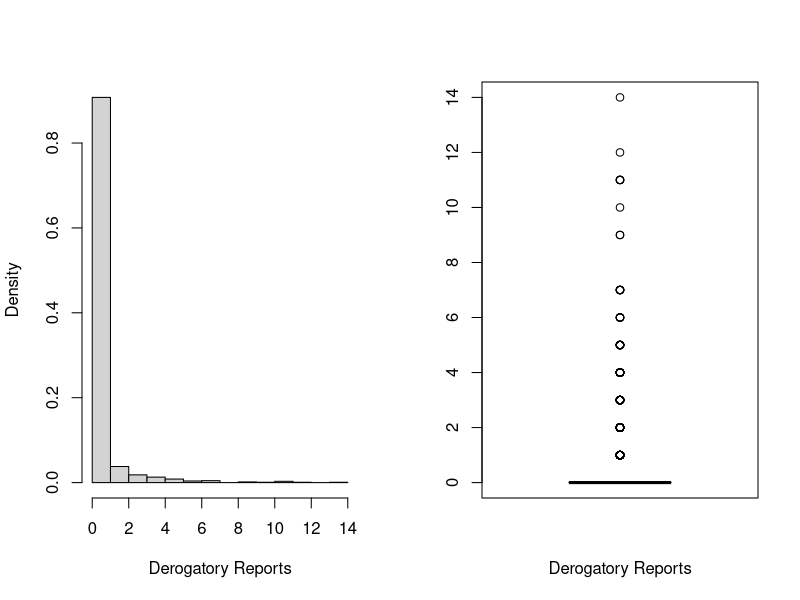
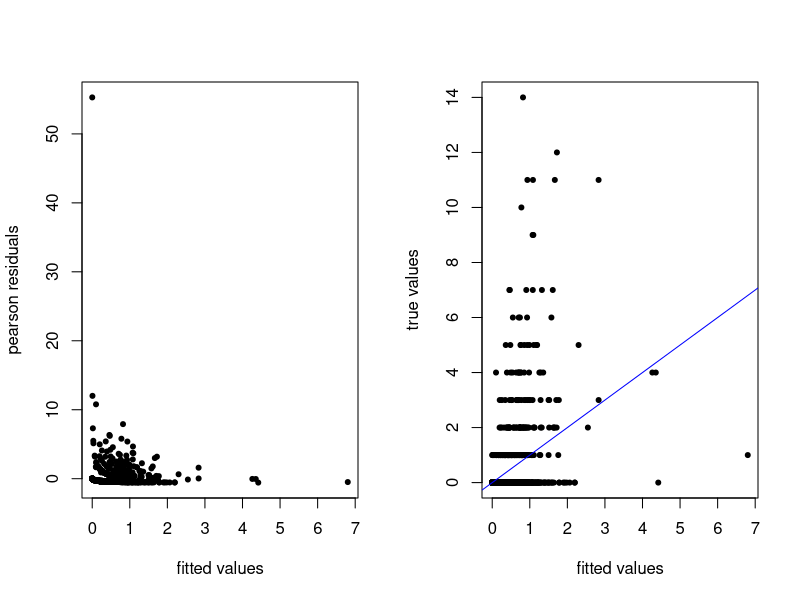
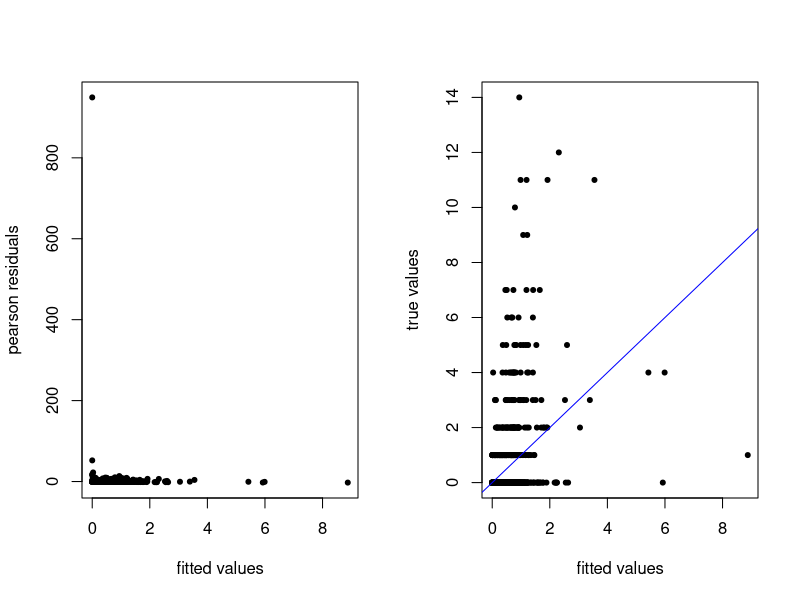
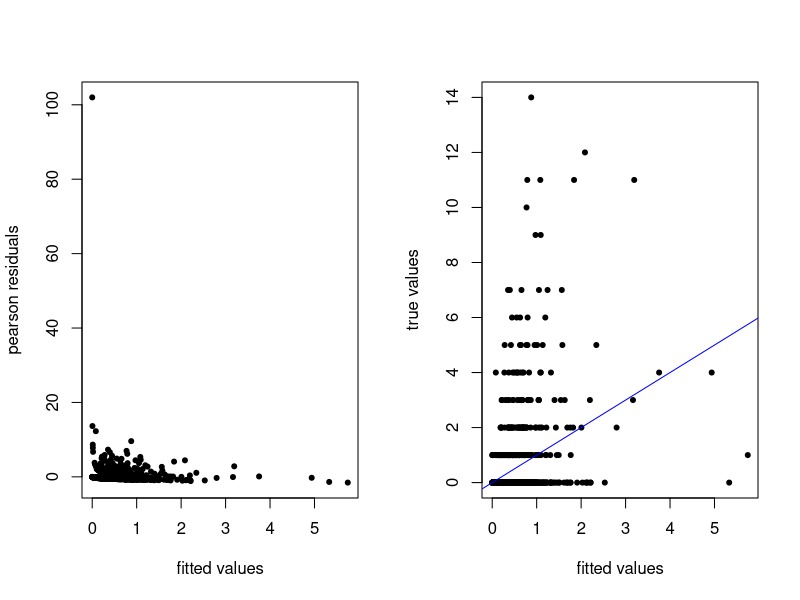

Generate these figures, in order, with R:
## ---- chunk 1
knitr::opts_chunk$set(echo = TRUE)
library(MASS)
library(tidyverse)
library(pscl)
data = read.csv('derogatory.csv')
## ---- chunk 2
cap1 = 'Histogram and Boxplot of Derogatory Credit Reports'
par(mfrow=c(1,2))
hist(data$reports, freq=FALSE, main='', xlab='Derogatory Reports')
boxplot(data$reports, xlab='Derogatory Reports')
## ---- chunk 3
minor_data = data %>% 
  select(-card) %>%
  mutate(
    reports = as.integer(reports),
    owner = ifelse(data['owner']=='yes', 1, 0),
    selfemp = ifelse(data['selfemp']=='yes', 1, 0),
    majorcards = ifelse(data['majorcards']=='yes', 1, 0)
  ) %>%
  filter(
    age < 18
  )
apply(minor_data, 2, round, 3)%>% 
  knitr::kable()
## ---- chunk 4
data = data %>% 
  select(-card) %>%
  mutate(
    reports = as.integer(reports),
    owner = ifelse(data['owner']=='yes', 1, 0),
    selfemp = ifelse(data['selfemp']=='yes', 1, 0),
    majorcards = ifelse(data['majorcards']=='yes', 1, 0)
  ) %>%
  filter(
    age >= 18
  )
apply(apply(data, 2, summary),1,round,3) %>% 
  knitr::kable()
## ---- chunk 5
reportsZifNB = zeroinfl(reports ~ age + income + share + expenditure + 
                                  owner + selfemp + dependents + months + 
                                  majorcards + active | owner + months + active, 
                        data, dist = 'negbin')
summary(reportsZifNB)
paste("AIC of Zero-Inflated Negative Binomial Regression Model: ", AIC(reportsZifNB))
## ---- chunk 6
par(mfrow=c(1,2))
plot(reportsZifNB$fitted.values, residuals(reportsZifNB, 'pearson'), 
     pch=20, xlab='fitted values', ylab='pearson residuals')
plot(reportsZifNB$fitted.values, data$reports,
     pch=20, xlab='fitted values', ylab='true values')
abline(0,1, col='blue')
## ---- chunk 7
data = read.csv('derogatory.csv')
data = data %>% 
  select(-card) %>%
  mutate(
    reports = as.integer(reports),
    owner = ifelse(data['owner']=='yes', 1, 0),
    selfemp = ifelse(data['selfemp']=='yes', 1, 0),
    majorcards = ifelse(data['majorcards']=='yes', 1, 0)
  ) %>%
  filter(
    age >= 18
  )
## ---- chunk 8
expr = 'reports ~ age + income + share + expenditure + owner + selfemp + dependents + months + majorcards + active'
reportPoission = glm(expr, family="poisson", data=data)
summary(reportPoission)
paste("AIC of Poisson Regression Model: ", AIC(reportPoission))
## ---- chunk 9
par(mfrow=c(1,2))
plot(reportPoission$fitted.values, residuals(reportPoission, 'pearson'), 
     pch=20, xlab='fitted values', ylab='pearson residuals')
plot(reportPoission$fitted.values, data$reports,
     pch=20, xlab='fitted values', ylab='true values')
abline(0,1, col='blue')
## ---- chunk 10
reportsZifPos= zeroinfl(reports ~ age + income + share + expenditure + owner + 
                          selfemp + dependents + months + majorcards + active | 
                          age + income + share + expenditure + owner + 
                          selfemp + dependents + months + majorcards + active, 
                        data, dist = 'poisson')
summary(reportsZifPos)
paste("AIC of Zero-Inflated Poisson Regression Model: ", AIC(reportsZifPos))
## ---- chunk 11
par(mfrow=c(1,2))
plot(reportsZifPos$fitted.values, residuals(reportsZifPos, 'pearson'), 
     pch=20, xlab='fitted values', ylab='pearson residuals')
plot(reportsZifPos$fitted.values, data$reports,
     pch=20, xlab='fitted values', ylab='true values')
abline(0,1, col='blue')
## ---- chunk 12
reportsZifNB = zeroinfl(reports ~ age + income + share + expenditure + owner + 
                          selfemp + dependents + months + majorcards + active | 
                          owner + months + active, data, dist = 'negbin')
summary(reportsZifNB)
paste("AIC of Zero-Inflated Negative Binomial Regression Model: ", AIC(reportsZifNB))
